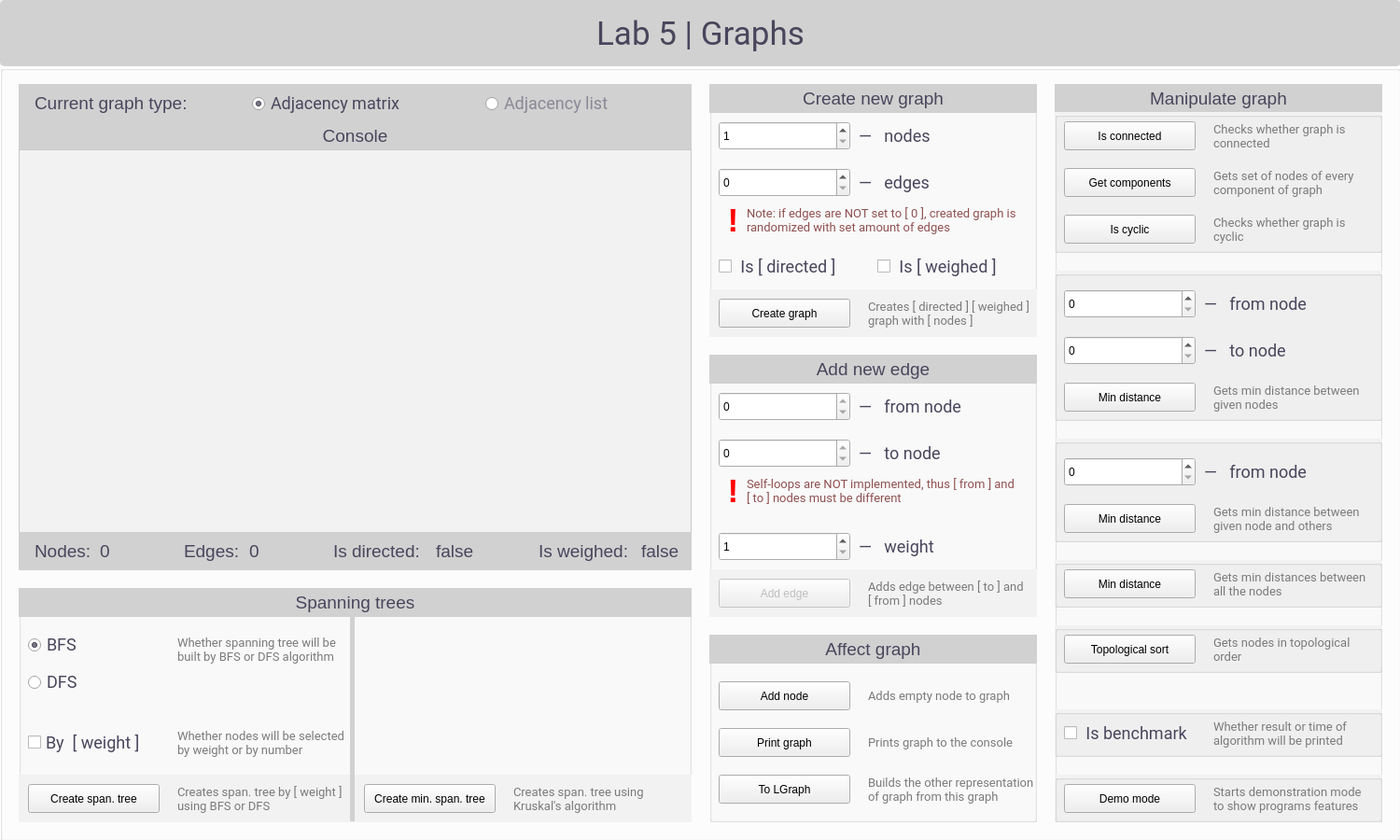
<?xml version="1.0" encoding="UTF-8"?>
<ui version="4.0">
 <class>GraphsWindow</class>
 <widget class="QWidget" name="GraphsWindow">
  <property name="geometry">
   <rect>
    <x>0</x>
    <y>0</y>
    <width>1500</width>
    <height>900</height>
   </rect>
  </property>
  <property name="windowTitle">
   <string>Form</string>
  </property>
  <property name="styleSheet">
   <string notr="true"/>
  </property>
  <widget class="QGroupBox" name="groupBox_13">
   <property name="geometry">
    <rect>
     <x>0</x>
     <y>0</y>
     <width>1501</width>
     <height>71</height>
    </rect>
   </property>
   <property name="styleSheet">
    <string notr="true">QGroupBox {
	background-color: #d1d1d1;
border-radius: 5px;
}</string>
   </property>
   <property name="title">
    <string/>
   </property>
   <widget class="QLabel" name="pageName">
    <property name="geometry">
     <rect>
      <x>20</x>
      <y>10</y>
      <width>1461</width>
      <height>51</height>
     </rect>
    </property>
    <property name="styleSheet">
     <string notr="true">color: #4a455c;
font-size: 35px;
font-family: Roboto;</string>
    </property>
    <property name="text">
     <string>Lab 5 | Graphs</string>
    </property>
    <property name="alignment">
     <set>Qt::AlignCenter</set>
    </property>
   </widget>
  </widget>
  <widget class="QGroupBox" name="graphsBox">
   <property name="geometry">
    <rect>
     <x>0</x>
     <y>70</y>
     <width>1501</width>
     <height>831</height>
    </rect>
   </property>
   <property name="styleSheet">
    <string notr="true">QGroupBox {
background-color: #ffffff;
}</string>
   </property>
   <property name="title">
    <string/>
   </property>
   <widget class="QGroupBox" name="FileSystemConsole">
    <property name="geometry">
     <rect>
      <x>20</x>
      <y>60</y>
      <width>721</width>
      <height>441</height>
     </rect>
    </property>
    <property name="styleSheet">
     <string notr="true">QGroupBox {
	border: 1px solid black;
}
</string>
    </property>
    <property name="title">
     <string/>
    </property>
    <widget class="QLabel" name="label_113">
     <property name="geometry">
      <rect>
       <x>0</x>
       <y>0</y>
       <width>721</width>
       <height>31</height>
      </rect>
     </property>
     <property name="styleSheet">
      <string notr="true">QLabel {
	color: #4a455c;
	font-size: 19px;
	background-color: #d1d1d1;
	padding: 2px;

}</string>
     </property>
     <property name="text">
      <string>Console</string>
     </property>
     <property name="alignment">
      <set>Qt::AlignCenter</set>
     </property>
    </widget>
    <widget class="QTextBrowser" name="graphConsole">
     <property name="geometry">
      <rect>
       <x>0</x>
       <y>30</y>
       <width>721</width>
       <height>411</height>
      </rect>
     </property>
     <property name="styleSheet">
      <string notr="true">QTextBrowser {
	background-color: #f2f2f2;
	border: 1px solid #c9c9c9;
	color: #4a455c;
	font-size: 19px;
	font-family: monospace;
	padding: 5px;
}</string>
     </property>
     <property name="html">
      <string>&lt;!DOCTYPE HTML PUBLIC &quot;-//W3C//DTD HTML 4.0//EN&quot; &quot;http://www.w3.org/TR/REC-html40/strict.dtd&quot;&gt;
&lt;html&gt;&lt;head&gt;&lt;meta name=&quot;qrichtext&quot; content=&quot;1&quot; /&gt;&lt;style type=&quot;text/css&quot;&gt;
p, li { white-space: pre-wrap; }
&lt;/style&gt;&lt;/head&gt;&lt;body style=&quot; font-family:'monospace'; font-size:19px; font-weight:400; font-style:normal;&quot;&gt;
&lt;p style=&quot;-qt-paragraph-type:empty; margin-top:0px; margin-bottom:0px; margin-left:0px; margin-right:0px; -qt-block-indent:0; text-indent:0px;&quot;&gt;&lt;br /&gt;&lt;/p&gt;&lt;/body&gt;&lt;/html&gt;</string>
     </property>
    </widget>
   </widget>
   <widget class="QGroupBox" name="GraphCharacteristics_2">
    <property name="geometry">
     <rect>
      <x>20</x>
      <y>20</y>
      <width>721</width>
      <height>41</height>
     </rect>
    </property>
    <property name="styleSheet">
     <string notr="true">QGroupBox {
	background-color: #d1d1d1;
	color: #4a455c;
	font-size: 17px;
	padding-top: 5px;
	border: none;
}</string>
    </property>
    <property name="title">
     <string/>
    </property>
    <widget class="QLabel" name="label_3">
     <property name="geometry">
      <rect>
       <x>10</x>
       <y>0</y>
       <width>181</width>
       <height>41</height>
      </rect>
     </property>
     <property name="styleSheet">
      <string notr="true">QLabel {
	color: #4a455c;
	font-size: 19px;
	padding: 2px;

}</string>
     </property>
     <property name="text">
      <string>Current graph type:</string>
     </property>
    </widget>
    <widget class="QRadioButton" name="adjMatrixRadioButton">
     <property name="geometry">
      <rect>
       <x>250</x>
       <y>10</y>
       <width>201</width>
       <height>22</height>
      </rect>
     </property>
     <property name="styleSheet">
      <string notr="true">QRadioButton {
	color: #8b8796;
	font-size: 18px;
	font-family: Roboto;
}

QRadioButton::checked {
	color: #4a455c;
}</string>
     </property>
     <property name="text">
      <string>Adjacency matrix</string>
     </property>
     <property name="checked">
      <bool>true</bool>
     </property>
    </widget>
    <widget class="QRadioButton" name="adjListRadioButton">
     <property name="geometry">
      <rect>
       <x>500</x>
       <y>10</y>
       <width>201</width>
       <height>22</height>
      </rect>
     </property>
     <property name="styleSheet">
      <string notr="true">QRadioButton {
	color: #8b8796;
	font-size: 18px;
	font-family: Roboto;
}

QRadioButton::checked {
	color: #4a455c;
}</string>
     </property>
     <property name="text">
      <string>Adjacency list</string>
     </property>
    </widget>
   </widget>
   <widget class="QGroupBox" name="CreateNewGraph">
    <property name="geometry">
     <rect>
      <x>760</x>
      <y>20</y>
      <width>351</width>
      <height>271</height>
     </rect>
    </property>
    <property name="styleSheet">
     <string notr="true">QGroupBox {
	background-color: #fcfcfc;
}
</string>
    </property>
    <property name="title">
     <string/>
    </property>
    <widget class="QLabel" name="label_134">
     <property name="geometry">
      <rect>
       <x>0</x>
       <y>0</y>
       <width>351</width>
       <height>31</height>
      </rect>
     </property>
     <property name="styleSheet">
      <string notr="true">QLabel {
	color: #4a455c;
	font-size: 19px;
	background-color: #d1d1d1;
	padding: 2px;

}</string>
     </property>
     <property name="text">
      <string>Create new graph</string>
     </property>
     <property name="alignment">
      <set>Qt::AlignCenter</set>
     </property>
    </widget>
    <widget class="QSpinBox" name="newGraphNodesInput">
     <property name="geometry">
      <rect>
       <x>10</x>
       <y>40</y>
       <width>141</width>
       <height>31</height>
      </rect>
     </property>
     <property name="minimum">
      <number>1</number>
     </property>
     <property name="maximum">
      <number>1000000000</number>
     </property>
     <property name="value">
      <number>1</number>
     </property>
    </widget>
    <widget class="QGroupBox" name="groupBox_53">
     <property name="geometry">
      <rect>
       <x>0</x>
       <y>220</y>
       <width>351</width>
       <height>51</height>
      </rect>
     </property>
     <property name="styleSheet">
      <string notr="true">QGroupBox {
	background-color: #f2f2f2;
	color: #4a455c;
	font-size: 17px;
	padding-top: 5px;
	border: none;
}</string>
     </property>
     <property name="title">
      <string/>
     </property>
     <widget class="QLabel" name="label_132">
      <property name="geometry">
       <rect>
        <x>170</x>
        <y>10</y>
        <width>181</width>
        <height>31</height>
       </rect>
      </property>
      <property name="styleSheet">
       <string notr="true">color: #7a7a7a;
font-size: 13px;
font-family: Roboto;</string>
      </property>
      <property name="text">
       <string>Creates [ directed ] [ weighed ] graph with [ nodes ]</string>
      </property>
      <property name="wordWrap">
       <bool>true</bool>
      </property>
     </widget>
     <widget class="QPushButton" name="createNewGraphButton">
      <property name="enabled">
       <bool>true</bool>
      </property>
      <property name="geometry">
       <rect>
        <x>10</x>
        <y>10</y>
        <width>141</width>
        <height>31</height>
       </rect>
      </property>
      <property name="text">
       <string>Create graph</string>
      </property>
     </widget>
    </widget>
    <widget class="QLabel" name="label_137">
     <property name="geometry">
      <rect>
       <x>160</x>
       <y>40</y>
       <width>161</width>
       <height>31</height>
      </rect>
     </property>
     <property name="styleSheet">
      <string notr="true">color: #4a455c;
font-size: 18px;
font-family: Roboto;</string>
     </property>
     <property name="text">
      <string>—   nodes</string>
     </property>
    </widget>
    <widget class="QSpinBox" name="newGraphEdgesInput">
     <property name="geometry">
      <rect>
       <x>10</x>
       <y>90</y>
       <width>141</width>
       <height>31</height>
      </rect>
     </property>
     <property name="minimum">
      <number>0</number>
     </property>
     <property name="maximum">
      <number>1000000000</number>
     </property>
     <property name="value">
      <number>0</number>
     </property>
    </widget>
    <widget class="QLabel" name="label_138">
     <property name="geometry">
      <rect>
       <x>160</x>
       <y>90</y>
       <width>161</width>
       <height>31</height>
      </rect>
     </property>
     <property name="styleSheet">
      <string notr="true">color: #4a455c;
font-size: 18px;
font-family: Roboto;</string>
     </property>
     <property name="text">
      <string>—   edges</string>
     </property>
    </widget>
    <widget class="QCheckBox" name="newGraphIsDirectedInput">
     <property name="geometry">
      <rect>
       <x>10</x>
       <y>180</y>
       <width>141</width>
       <height>31</height>
      </rect>
     </property>
     <property name="styleSheet">
      <string notr="true">QCheckBox {
	color: #4a455c;
	font-size: 18px;
	font-family: Roboto;
}</string>
     </property>
     <property name="text">
      <string> Is [ directed ]</string>
     </property>
    </widget>
    <widget class="QCheckBox" name="newGraphIsWeighedInput">
     <property name="geometry">
      <rect>
       <x>180</x>
       <y>180</y>
       <width>141</width>
       <height>31</height>
      </rect>
     </property>
     <property name="styleSheet">
      <string notr="true">QCheckBox {
	color: #4a455c;
	font-size: 18px;
	font-family: Roboto;
}</string>
     </property>
     <property name="text">
      <string> Is [ weighed ]</string>
     </property>
    </widget>
    <widget class="QLabel" name="label_92">
     <property name="geometry">
      <rect>
       <x>40</x>
       <y>120</y>
       <width>291</width>
       <height>51</height>
      </rect>
     </property>
     <property name="styleSheet">
      <string notr="true">color: #8f5050;
font-size: 13px;
font-family: Roboto;</string>
     </property>
     <property name="text">
      <string>Note: if edges are NOT set to [ 0 ], created graph is randomized with set amount of edges</string>
     </property>
     <property name="wordWrap">
      <bool>true</bool>
     </property>
    </widget>
    <widget class="QLabel" name="label_4">
     <property name="geometry">
      <rect>
       <x>10</x>
       <y>130</y>
       <width>31</width>
       <height>31</height>
      </rect>
     </property>
     <property name="styleSheet">
      <string notr="true">color: red;
font-size: 35px;
font-weight: bold;</string>
     </property>
     <property name="text">
      <string>!</string>
     </property>
     <property name="alignment">
      <set>Qt::AlignCenter</set>
     </property>
    </widget>
   </widget>
   <widget class="QGroupBox" name="ManipulateGraph">
    <property name="enabled">
     <bool>true</bool>
    </property>
    <property name="geometry">
     <rect>
      <x>1130</x>
      <y>20</y>
      <width>351</width>
      <height>791</height>
     </rect>
    </property>
    <property name="acceptDrops">
     <bool>false</bool>
    </property>
    <property name="styleSheet">
     <string notr="true">QGroupBox {
	background-color: #fcfcfc;
}
</string>
    </property>
    <property name="title">
     <string/>
    </property>
    <widget class="QLabel" name="label_114">
     <property name="geometry">
      <rect>
       <x>0</x>
       <y>0</y>
       <width>351</width>
       <height>31</height>
      </rect>
     </property>
     <property name="styleSheet">
      <string notr="true">QLabel {
	color: #4a455c;
	font-size: 19px;
	background-color: #d1d1d1;
	padding: 2px;
}</string>
     </property>
     <property name="text">
      <string>Manipulate graph</string>
     </property>
     <property name="alignment">
      <set>Qt::AlignCenter</set>
     </property>
    </widget>
    <widget class="QGroupBox" name="groupBox_51">
     <property name="geometry">
      <rect>
       <x>0</x>
       <y>200</y>
       <width>351</width>
       <height>161</height>
      </rect>
     </property>
     <property name="styleSheet">
      <string notr="true">QGroupBox {
	background-color: #f2f2f2;
	color: #4a455c;
	font-size: 17px;
	padding-top: 5px;
}</string>
     </property>
     <property name="title">
      <string/>
     </property>
     <widget class="QLabel" name="label_119">
      <property name="geometry">
       <rect>
        <x>170</x>
        <y>120</y>
        <width>171</width>
        <height>31</height>
       </rect>
      </property>
      <property name="styleSheet">
       <string notr="true">color: #7a7a7a;
font-size: 13px;
font-family: Roboto;</string>
      </property>
      <property name="text">
       <string>Gets min distance between given nodes</string>
      </property>
      <property name="wordWrap">
       <bool>true</bool>
      </property>
     </widget>
     <widget class="QPushButton" name="minDist2Button">
      <property name="enabled">
       <bool>true</bool>
      </property>
      <property name="geometry">
       <rect>
        <x>10</x>
        <y>120</y>
        <width>141</width>
        <height>31</height>
       </rect>
      </property>
      <property name="text">
       <string>Min distance</string>
      </property>
     </widget>
     <widget class="QLabel" name="label_128">
      <property name="geometry">
       <rect>
        <x>160</x>
        <y>70</y>
        <width>161</width>
        <height>31</height>
       </rect>
      </property>
      <property name="styleSheet">
       <string notr="true">color: #4a455c;
font-size: 18px;
font-family: Roboto;</string>
      </property>
      <property name="text">
       <string>—   to node</string>
      </property>
     </widget>
     <widget class="QSpinBox" name="minDist2FromInput">
      <property name="geometry">
       <rect>
        <x>10</x>
        <y>20</y>
        <width>141</width>
        <height>31</height>
       </rect>
      </property>
      <property name="minimum">
       <number>0</number>
      </property>
      <property name="maximum">
       <number>1000000000</number>
      </property>
      <property name="value">
       <number>0</number>
      </property>
     </widget>
     <widget class="QLabel" name="label_123">
      <property name="geometry">
       <rect>
        <x>160</x>
        <y>20</y>
        <width>161</width>
        <height>31</height>
       </rect>
      </property>
      <property name="styleSheet">
       <string notr="true">color: #4a455c;
font-size: 18px;
font-family: Roboto;</string>
      </property>
      <property name="text">
       <string>—   from node</string>
      </property>
     </widget>
     <widget class="QSpinBox" name="minDist2ToInput">
      <property name="geometry">
       <rect>
        <x>10</x>
        <y>70</y>
        <width>141</width>
        <height>31</height>
       </rect>
      </property>
      <property name="minimum">
       <number>0</number>
      </property>
      <property name="maximum">
       <number>1000000000</number>
      </property>
      <property name="value">
       <number>0</number>
      </property>
     </widget>
    </widget>
    <widget class="QGroupBox" name="groupBox_56">
     <property name="geometry">
      <rect>
       <x>0</x>
       <y>740</y>
       <width>351</width>
       <height>51</height>
      </rect>
     </property>
     <property name="styleSheet">
      <string notr="true">QGroupBox {
	background-color: #f2f2f2;
	color: #4a455c;
	font-size: 17px;
	padding-top: 5px;
}</string>
     </property>
     <property name="title">
      <string/>
     </property>
     <widget class="QLabel" name="label_124">
      <property name="geometry">
       <rect>
        <x>170</x>
        <y>10</y>
        <width>171</width>
        <height>31</height>
       </rect>
      </property>
      <property name="styleSheet">
       <string notr="true">color: #7a7a7a;
font-size: 13px;
font-family: Roboto;</string>
      </property>
      <property name="text">
       <string>Starts demonstration mode to show programs features</string>
      </property>
      <property name="wordWrap">
       <bool>true</bool>
      </property>
     </widget>
     <widget class="QPushButton" name="demoButton">
      <property name="enabled">
       <bool>true</bool>
      </property>
      <property name="geometry">
       <rect>
        <x>10</x>
        <y>10</y>
        <width>141</width>
        <height>31</height>
       </rect>
      </property>
      <property name="text">
       <string>Demo mode</string>
      </property>
     </widget>
    </widget>
    <widget class="QGroupBox" name="groupBox_60">
     <property name="geometry">
      <rect>
       <x>0</x>
       <y>510</y>
       <width>351</width>
       <height>51</height>
      </rect>
     </property>
     <property name="styleSheet">
      <string notr="true">QGroupBox {
	background-color: #f2f2f2;
	color: #4a455c;
	font-size: 17px;
	padding-top: 5px;
}</string>
     </property>
     <property name="title">
      <string/>
     </property>
     <widget class="QLabel" name="label_139">
      <property name="geometry">
       <rect>
        <x>170</x>
        <y>10</y>
        <width>171</width>
        <height>31</height>
       </rect>
      </property>
      <property name="styleSheet">
       <string notr="true">color: #7a7a7a;
font-size: 13px;
font-family: Roboto;</string>
      </property>
      <property name="text">
       <string>Gets min distances between all the nodes</string>
      </property>
      <property name="wordWrap">
       <bool>true</bool>
      </property>
     </widget>
     <widget class="QPushButton" name="minDistAllButton">
      <property name="enabled">
       <bool>true</bool>
      </property>
      <property name="geometry">
       <rect>
        <x>10</x>
        <y>10</y>
        <width>141</width>
        <height>31</height>
       </rect>
      </property>
      <property name="text">
       <string>Min distance</string>
      </property>
     </widget>
    </widget>
    <widget class="QGroupBox" name="groupBox_55">
     <property name="geometry">
      <rect>
       <x>0</x>
       <y>30</y>
       <width>351</width>
       <height>151</height>
      </rect>
     </property>
     <property name="styleSheet">
      <string notr="true">QGroupBox {
	background-color: #f2f2f2;
	color: #4a455c;
	font-size: 17px;
	padding-top: 5px;
}</string>
     </property>
     <property name="title">
      <string/>
     </property>
     <widget class="QLabel" name="label_140">
      <property name="geometry">
       <rect>
        <x>170</x>
        <y>10</y>
        <width>171</width>
        <height>31</height>
       </rect>
      </property>
      <property name="styleSheet">
       <string notr="true">color: #7a7a7a;
font-size: 13px;
font-family: Roboto;</string>
      </property>
      <property name="text">
       <string>Checks whether graph is connected</string>
      </property>
      <property name="wordWrap">
       <bool>true</bool>
      </property>
     </widget>
     <widget class="QPushButton" name="isConnectedButton">
      <property name="enabled">
       <bool>true</bool>
      </property>
      <property name="geometry">
       <rect>
        <x>10</x>
        <y>10</y>
        <width>141</width>
        <height>31</height>
       </rect>
      </property>
      <property name="text">
       <string>Is connected</string>
      </property>
     </widget>
     <widget class="QPushButton" name="getComponentsButton">
      <property name="enabled">
       <bool>true</bool>
      </property>
      <property name="geometry">
       <rect>
        <x>10</x>
        <y>60</y>
        <width>141</width>
        <height>31</height>
       </rect>
      </property>
      <property name="text">
       <string>Get components</string>
      </property>
     </widget>
     <widget class="QLabel" name="label_141">
      <property name="geometry">
       <rect>
        <x>170</x>
        <y>60</y>
        <width>171</width>
        <height>31</height>
       </rect>
      </property>
      <property name="styleSheet">
       <string notr="true">color: #7a7a7a;
font-size: 13px;
font-family: Roboto;</string>
      </property>
      <property name="text">
       <string>Gets set of nodes of every component of graph</string>
      </property>
      <property name="wordWrap">
       <bool>true</bool>
      </property>
     </widget>
     <widget class="QPushButton" name="isCyclicButton">
      <property name="enabled">
       <bool>true</bool>
      </property>
      <property name="geometry">
       <rect>
        <x>10</x>
        <y>110</y>
        <width>141</width>
        <height>31</height>
       </rect>
      </property>
      <property name="text">
       <string>Is cyclic</string>
      </property>
     </widget>
     <widget class="QLabel" name="label_142">
      <property name="geometry">
       <rect>
        <x>170</x>
        <y>110</y>
        <width>171</width>
        <height>31</height>
       </rect>
      </property>
      <property name="styleSheet">
       <string notr="true">color: #7a7a7a;
font-size: 13px;
font-family: Roboto;</string>
      </property>
      <property name="text">
       <string>Checks whether graph is cyclic</string>
      </property>
      <property name="wordWrap">
       <bool>true</bool>
      </property>
     </widget>
    </widget>
    <widget class="QGroupBox" name="groupBox_54">
     <property name="geometry">
      <rect>
       <x>0</x>
       <y>380</y>
       <width>351</width>
       <height>111</height>
      </rect>
     </property>
     <property name="styleSheet">
      <string notr="true">QGroupBox {
	background-color: #f2f2f2;
	color: #4a455c;
	font-size: 17px;
	padding-top: 5px;
}</string>
     </property>
     <property name="title">
      <string/>
     </property>
     <widget class="QLabel" name="label_120">
      <property name="geometry">
       <rect>
        <x>170</x>
        <y>70</y>
        <width>171</width>
        <height>31</height>
       </rect>
      </property>
      <property name="styleSheet">
       <string notr="true">color: #7a7a7a;
font-size: 13px;
font-family: Roboto;</string>
      </property>
      <property name="text">
       <string>Gets min distance between given node and others</string>
      </property>
      <property name="wordWrap">
       <bool>true</bool>
      </property>
     </widget>
     <widget class="QPushButton" name="minDist1AllButton">
      <property name="enabled">
       <bool>true</bool>
      </property>
      <property name="geometry">
       <rect>
        <x>10</x>
        <y>70</y>
        <width>141</width>
        <height>31</height>
       </rect>
      </property>
      <property name="text">
       <string>Min distance</string>
      </property>
     </widget>
     <widget class="QSpinBox" name="minDist1AllFromInput">
      <property name="geometry">
       <rect>
        <x>10</x>
        <y>20</y>
        <width>141</width>
        <height>31</height>
       </rect>
      </property>
      <property name="minimum">
       <number>0</number>
      </property>
      <property name="maximum">
       <number>1000000000</number>
      </property>
      <property name="value">
       <number>0</number>
      </property>
     </widget>
     <widget class="QLabel" name="label_130">
      <property name="geometry">
       <rect>
        <x>160</x>
        <y>20</y>
        <width>161</width>
        <height>31</height>
       </rect>
      </property>
      <property name="styleSheet">
       <string notr="true">color: #4a455c;
font-size: 18px;
font-family: Roboto;</string>
      </property>
      <property name="text">
       <string>—   from node</string>
      </property>
     </widget>
    </widget>
    <widget class="QGroupBox" name="groupBox_61">
     <property name="geometry">
      <rect>
       <x>0</x>
       <y>580</y>
       <width>351</width>
       <height>51</height>
      </rect>
     </property>
     <property name="styleSheet">
      <string notr="true">QGroupBox {
	background-color: #f2f2f2;
	color: #4a455c;
	font-size: 17px;
	padding-top: 5px;
}</string>
     </property>
     <property name="title">
      <string/>
     </property>
     <widget class="QLabel" name="label_143">
      <property name="geometry">
       <rect>
        <x>170</x>
        <y>10</y>
        <width>171</width>
        <height>31</height>
       </rect>
      </property>
      <property name="styleSheet">
       <string notr="true">color: #7a7a7a;
font-size: 13px;
font-family: Roboto;</string>
      </property>
      <property name="text">
       <string>Gets nodes in topological order</string>
      </property>
      <property name="wordWrap">
       <bool>true</bool>
      </property>
     </widget>
     <widget class="QPushButton" name="topSortButton">
      <property name="enabled">
       <bool>true</bool>
      </property>
      <property name="geometry">
       <rect>
        <x>10</x>
        <y>10</y>
        <width>141</width>
        <height>31</height>
       </rect>
      </property>
      <property name="text">
       <string>Topological sort</string>
      </property>
     </widget>
    </widget>
    <widget class="QGroupBox" name="groupBox_58">
     <property name="geometry">
      <rect>
       <x>0</x>
       <y>670</y>
       <width>351</width>
       <height>51</height>
      </rect>
     </property>
     <property name="styleSheet">
      <string notr="true">QGroupBox {
	background-color: #f2f2f2;
	color: #4a455c;
	font-size: 17px;
	padding-top: 5px;
}</string>
     </property>
     <property name="title">
      <string/>
     </property>
     <widget class="QLabel" name="label_129">
      <property name="geometry">
       <rect>
        <x>170</x>
        <y>10</y>
        <width>171</width>
        <height>31</height>
       </rect>
      </property>
      <property name="styleSheet">
       <string notr="true">color: #7a7a7a;
font-size: 13px;
font-family: Roboto;</string>
      </property>
      <property name="text">
       <string>Whether result or time of algorithm will be printed</string>
      </property>
      <property name="wordWrap">
       <bool>true</bool>
      </property>
     </widget>
     <widget class="QCheckBox" name="isBenchmarkInput">
      <property name="geometry">
       <rect>
        <x>10</x>
        <y>10</y>
        <width>141</width>
        <height>31</height>
       </rect>
      </property>
      <property name="styleSheet">
       <string notr="true">QCheckBox {
	color: #4a455c;
	font-size: 18px;
	font-family: Roboto;
}</string>
      </property>
      <property name="text">
       <string> Is benchmark</string>
      </property>
     </widget>
    </widget>
   </widget>
   <widget class="QGroupBox" name="AddNewEdge">
    <property name="geometry">
     <rect>
      <x>760</x>
      <y>310</y>
      <width>351</width>
      <height>281</height>
     </rect>
    </property>
    <property name="styleSheet">
     <string notr="true">QGroupBox {
	background-color: #fcfcfc;
}
</string>
    </property>
    <property name="title">
     <string/>
    </property>
    <widget class="QLabel" name="label_126">
     <property name="geometry">
      <rect>
       <x>0</x>
       <y>0</y>
       <width>351</width>
       <height>31</height>
      </rect>
     </property>
     <property name="styleSheet">
      <string notr="true">QLabel {
	color: #4a455c;
	font-size: 19px;
	background-color: #d1d1d1;
	padding: 2px;

}</string>
     </property>
     <property name="text">
      <string>Add new edge</string>
     </property>
     <property name="alignment">
      <set>Qt::AlignCenter</set>
     </property>
    </widget>
    <widget class="QGroupBox" name="groupBox_52">
     <property name="geometry">
      <rect>
       <x>0</x>
       <y>230</y>
       <width>351</width>
       <height>51</height>
      </rect>
     </property>
     <property name="styleSheet">
      <string notr="true">QGroupBox {
	background-color: #f2f2f2;
	color: #4a455c;
	font-size: 17px;
	padding-top: 5px;
	border: none;
}</string>
     </property>
     <property name="title">
      <string/>
     </property>
     <widget class="QLabel" name="label_121">
      <property name="geometry">
       <rect>
        <x>170</x>
        <y>10</y>
        <width>171</width>
        <height>31</height>
       </rect>
      </property>
      <property name="styleSheet">
       <string notr="true">color: #7a7a7a;
font-size: 13px;
font-family: Roboto;</string>
      </property>
      <property name="text">
       <string>Adds edge between [ to ] and [ from ] nodes</string>
      </property>
      <property name="wordWrap">
       <bool>true</bool>
      </property>
     </widget>
     <widget class="QPushButton" name="newEdgeButton">
      <property name="enabled">
       <bool>false</bool>
      </property>
      <property name="geometry">
       <rect>
        <x>10</x>
        <y>10</y>
        <width>141</width>
        <height>31</height>
       </rect>
      </property>
      <property name="text">
       <string>Add edge</string>
      </property>
     </widget>
    </widget>
    <widget class="QSpinBox" name="newEdgeFromInput">
     <property name="geometry">
      <rect>
       <x>10</x>
       <y>40</y>
       <width>141</width>
       <height>31</height>
      </rect>
     </property>
     <property name="minimum">
      <number>0</number>
     </property>
     <property name="maximum">
      <number>0</number>
     </property>
     <property name="value">
      <number>0</number>
     </property>
    </widget>
    <widget class="QLabel" name="label_122">
     <property name="geometry">
      <rect>
       <x>160</x>
       <y>40</y>
       <width>161</width>
       <height>31</height>
      </rect>
     </property>
     <property name="styleSheet">
      <string notr="true">color: #4a455c;
font-size: 18px;
font-family: Roboto;</string>
     </property>
     <property name="text">
      <string>—   from node</string>
     </property>
    </widget>
    <widget class="QSpinBox" name="newEdgeToInput">
     <property name="geometry">
      <rect>
       <x>10</x>
       <y>90</y>
       <width>141</width>
       <height>31</height>
      </rect>
     </property>
     <property name="minimum">
      <number>0</number>
     </property>
     <property name="maximum">
      <number>0</number>
     </property>
     <property name="value">
      <number>0</number>
     </property>
    </widget>
    <widget class="QLabel" name="label_125">
     <property name="geometry">
      <rect>
       <x>160</x>
       <y>90</y>
       <width>161</width>
       <height>31</height>
      </rect>
     </property>
     <property name="styleSheet">
      <string notr="true">color: #4a455c;
font-size: 18px;
font-family: Roboto;</string>
     </property>
     <property name="text">
      <string>—   to node</string>
     </property>
    </widget>
    <widget class="QSpinBox" name="newEdgeWeightInput">
     <property name="geometry">
      <rect>
       <x>10</x>
       <y>190</y>
       <width>141</width>
       <height>31</height>
      </rect>
     </property>
     <property name="minimum">
      <number>1</number>
     </property>
    </widget>
    <widget class="QLabel" name="label_127">
     <property name="geometry">
      <rect>
       <x>160</x>
       <y>190</y>
       <width>161</width>
       <height>31</height>
      </rect>
     </property>
     <property name="styleSheet">
      <string notr="true">color: #4a455c;
font-size: 18px;
font-family: Roboto;</string>
     </property>
     <property name="text">
      <string>—   weight</string>
     </property>
    </widget>
    <widget class="QLabel" name="label_93">
     <property name="geometry">
      <rect>
       <x>40</x>
       <y>120</y>
       <width>291</width>
       <height>51</height>
      </rect>
     </property>
     <property name="styleSheet">
      <string notr="true">color: #8f5050;
font-size: 13px;
font-family: Roboto;</string>
     </property>
     <property name="text">
      <string>Self-loops are NOT implemented, thus [ from ] and [ to ] nodes must be different</string>
     </property>
     <property name="wordWrap">
      <bool>true</bool>
     </property>
    </widget>
    <widget class="QLabel" name="label_5">
     <property name="geometry">
      <rect>
       <x>10</x>
       <y>130</y>
       <width>31</width>
       <height>31</height>
      </rect>
     </property>
     <property name="styleSheet">
      <string notr="true">color: red;
font-size: 35px;
font-weight: bold;</string>
     </property>
     <property name="text">
      <string>!</string>
     </property>
     <property name="alignment">
      <set>Qt::AlignCenter</set>
     </property>
    </widget>
    <zorder>groupBox_52</zorder>
    <zorder>label_126</zorder>
    <zorder>newEdgeFromInput</zorder>
    <zorder>label_122</zorder>
    <zorder>newEdgeToInput</zorder>
    <zorder>label_125</zorder>
    <zorder>newEdgeWeightInput</zorder>
    <zorder>label_127</zorder>
    <zorder>label_93</zorder>
    <zorder>label_5</zorder>
   </widget>
   <widget class="QGroupBox" name="AffectGraph">
    <property name="geometry">
     <rect>
      <x>760</x>
      <y>610</y>
      <width>351</width>
      <height>201</height>
     </rect>
    </property>
    <property name="styleSheet">
     <string notr="true">QGroupBox {
	background-color: #fcfcfc;
}
</string>
    </property>
    <property name="title">
     <string/>
    </property>
    <widget class="QLabel" name="label_133">
     <property name="geometry">
      <rect>
       <x>0</x>
       <y>0</y>
       <width>351</width>
       <height>31</height>
      </rect>
     </property>
     <property name="styleSheet">
      <string notr="true">QLabel {
	color: #4a455c;
	font-size: 19px;
	background-color: #d1d1d1;
	padding: 2px;

}</string>
     </property>
     <property name="text">
      <string>Affect graph</string>
     </property>
     <property name="alignment">
      <set>Qt::AlignCenter</set>
     </property>
    </widget>
    <widget class="QLabel" name="label_135">
     <property name="geometry">
      <rect>
       <x>170</x>
       <y>50</y>
       <width>181</width>
       <height>31</height>
      </rect>
     </property>
     <property name="styleSheet">
      <string notr="true">color: #7a7a7a;
font-size: 13px;
font-family: Roboto;</string>
     </property>
     <property name="text">
      <string>Adds empty node to graph</string>
     </property>
     <property name="wordWrap">
      <bool>true</bool>
     </property>
    </widget>
    <widget class="QPushButton" name="addNodeButton">
     <property name="enabled">
      <bool>true</bool>
     </property>
     <property name="geometry">
      <rect>
       <x>10</x>
       <y>50</y>
       <width>141</width>
       <height>31</height>
      </rect>
     </property>
     <property name="text">
      <string>Add node</string>
     </property>
    </widget>
    <widget class="QLabel" name="label_136">
     <property name="geometry">
      <rect>
       <x>170</x>
       <y>100</y>
       <width>181</width>
       <height>31</height>
      </rect>
     </property>
     <property name="styleSheet">
      <string notr="true">color: #7a7a7a;
font-size: 13px;
font-family: Roboto;</string>
     </property>
     <property name="text">
      <string>Prints graph to the console</string>
     </property>
     <property name="wordWrap">
      <bool>true</bool>
     </property>
    </widget>
    <widget class="QPushButton" name="printGraphButton">
     <property name="enabled">
      <bool>true</bool>
     </property>
     <property name="geometry">
      <rect>
       <x>10</x>
       <y>100</y>
       <width>141</width>
       <height>31</height>
      </rect>
     </property>
     <property name="text">
      <string>Print graph</string>
     </property>
    </widget>
    <widget class="QLabel" name="label_144">
     <property name="geometry">
      <rect>
       <x>170</x>
       <y>150</y>
       <width>181</width>
       <height>31</height>
      </rect>
     </property>
     <property name="styleSheet">
      <string notr="true">color: #7a7a7a;
font-size: 13px;
font-family: Roboto;</string>
     </property>
     <property name="text">
      <string>Builds the other representation of graph from this graph</string>
     </property>
     <property name="wordWrap">
      <bool>true</bool>
     </property>
    </widget>
    <widget class="QPushButton" name="toTheOtherGraphTypeButton">
     <property name="enabled">
      <bool>true</bool>
     </property>
     <property name="geometry">
      <rect>
       <x>10</x>
       <y>150</y>
       <width>141</width>
       <height>31</height>
      </rect>
     </property>
     <property name="text">
      <string>To LGraph</string>
     </property>
    </widget>
   </widget>
   <widget class="QGroupBox" name="SpanningTrees">
    <property name="geometry">
     <rect>
      <x>20</x>
      <y>560</y>
      <width>721</width>
      <height>251</height>
     </rect>
    </property>
    <property name="styleSheet">
     <string notr="true">QGroupBox {
	background-color: #fcfcfc;
}
</string>
    </property>
    <property name="title">
     <string/>
    </property>
    <widget class="QLabel" name="label_145">
     <property name="geometry">
      <rect>
       <x>0</x>
       <y>0</y>
       <width>721</width>
       <height>31</height>
      </rect>
     </property>
     <property name="styleSheet">
      <string notr="true">QLabel {
	color: #4a455c;
	font-size: 19px;
	background-color: #d1d1d1;
	padding: 2px;

}</string>
     </property>
     <property name="text">
      <string>Spanning trees</string>
     </property>
     <property name="alignment">
      <set>Qt::AlignCenter</set>
     </property>
    </widget>
    <widget class="QGroupBox" name="groupBox_57">
     <property name="geometry">
      <rect>
       <x>0</x>
       <y>200</y>
       <width>361</width>
       <height>51</height>
      </rect>
     </property>
     <property name="styleSheet">
      <string notr="true">QGroupBox {
	background-color: #f2f2f2;
	color: #4a455c;
	font-size: 17px;
	padding-top: 5px;
	border: none;
}</string>
     </property>
     <property name="title">
      <string/>
     </property>
     <widget class="QLabel" name="label_146">
      <property name="geometry">
       <rect>
        <x>170</x>
        <y>10</y>
        <width>191</width>
        <height>31</height>
       </rect>
      </property>
      <property name="styleSheet">
       <string notr="true">color: #7a7a7a;
font-size: 13px;
font-family: Roboto;</string>
      </property>
      <property name="text">
       <string>Creates span. tree by [ weight ] using BFS or DFS</string>
      </property>
      <property name="wordWrap">
       <bool>true</bool>
      </property>
     </widget>
     <widget class="QPushButton" name="spanningTreeButton">
      <property name="enabled">
       <bool>true</bool>
      </property>
      <property name="geometry">
       <rect>
        <x>10</x>
        <y>10</y>
        <width>141</width>
        <height>31</height>
       </rect>
      </property>
      <property name="text">
       <string>Create span. tree</string>
      </property>
     </widget>
    </widget>
    <widget class="QCheckBox" name="spanningByWeightInput">
     <property name="geometry">
      <rect>
       <x>10</x>
       <y>150</y>
       <width>141</width>
       <height>31</height>
      </rect>
     </property>
     <property name="styleSheet">
      <string notr="true">QCheckBox {
	color: #4a455c;
	font-size: 18px;
	font-family: Roboto;
}</string>
     </property>
     <property name="text">
      <string>By  [ weight ]</string>
     </property>
    </widget>
    <widget class="QLabel" name="label">
     <property name="geometry">
      <rect>
       <x>355</x>
       <y>30</y>
       <width>5</width>
       <height>220</height>
      </rect>
     </property>
     <property name="styleSheet">
      <string notr="true">background-color: #d1d1d1;</string>
     </property>
     <property name="text">
      <string/>
     </property>
    </widget>
    <widget class="QRadioButton" name="spanningBydfsRadioButton">
     <property name="geometry">
      <rect>
       <x>10</x>
       <y>90</y>
       <width>181</width>
       <height>22</height>
      </rect>
     </property>
     <property name="styleSheet">
      <string notr="true">QRadioButton {
	color: #4a455c;
	font-size: 18px;
	font-family: Roboto;
}</string>
     </property>
     <property name="text">
      <string>DFS</string>
     </property>
    </widget>
    <widget class="QRadioButton" name="spanningBybfsRadioButton">
     <property name="geometry">
      <rect>
       <x>10</x>
       <y>50</y>
       <width>201</width>
       <height>22</height>
      </rect>
     </property>
     <property name="styleSheet">
      <string notr="true">QRadioButton {
	color: #4a455c;
	font-size: 18px;
	font-family: Roboto;
}</string>
     </property>
     <property name="text">
      <string>BFS</string>
     </property>
     <property name="checked">
      <bool>true</bool>
     </property>
    </widget>
    <widget class="QLabel" name="label_147">
     <property name="geometry">
      <rect>
       <x>170</x>
       <y>150</y>
       <width>181</width>
       <height>31</height>
      </rect>
     </property>
     <property name="styleSheet">
      <string notr="true">color: #7a7a7a;
font-size: 13px;
font-family: Roboto;</string>
     </property>
     <property name="text">
      <string>Whether nodes will be selected by weight or by number</string>
     </property>
     <property name="wordWrap">
      <bool>true</bool>
     </property>
    </widget>
    <widget class="QLabel" name="label_148">
     <property name="geometry">
      <rect>
       <x>170</x>
       <y>50</y>
       <width>181</width>
       <height>31</height>
      </rect>
     </property>
     <property name="styleSheet">
      <string notr="true">color: #7a7a7a;
font-size: 13px;
font-family: Roboto;</string>
     </property>
     <property name="text">
      <string>Whether spanning tree will be built by BFS or DFS algorithm</string>
     </property>
     <property name="wordWrap">
      <bool>true</bool>
     </property>
    </widget>
    <widget class="QGroupBox" name="groupBox_59">
     <property name="geometry">
      <rect>
       <x>360</x>
       <y>200</y>
       <width>361</width>
       <height>51</height>
      </rect>
     </property>
     <property name="styleSheet">
      <string notr="true">QGroupBox {
	background-color: #f2f2f2;
	color: #4a455c;
	font-size: 17px;
	padding-top: 5px;
	border: none;
}</string>
     </property>
     <property name="title">
      <string/>
     </property>
     <widget class="QLabel" name="label_149">
      <property name="geometry">
       <rect>
        <x>170</x>
        <y>10</y>
        <width>181</width>
        <height>31</height>
       </rect>
      </property>
      <property name="styleSheet">
       <string notr="true">color: #7a7a7a;
font-size: 13px;
font-family: Roboto;</string>
      </property>
      <property name="text">
       <string>Creates span. tree using Kruskal's algorithm</string>
      </property>
      <property name="wordWrap">
       <bool>true</bool>
      </property>
     </widget>
     <widget class="QPushButton" name="minSpanningTreeButton">
      <property name="enabled">
       <bool>true</bool>
      </property>
      <property name="geometry">
       <rect>
        <x>10</x>
        <y>10</y>
        <width>141</width>
        <height>31</height>
       </rect>
      </property>
      <property name="text">
       <string>Create min. span. tree</string>
      </property>
     </widget>
    </widget>
   </widget>
   <widget class="QGroupBox" name="GraphCharacteristics">
    <property name="geometry">
     <rect>
      <x>20</x>
      <y>500</y>
      <width>721</width>
      <height>41</height>
     </rect>
    </property>
    <property name="styleSheet">
     <string notr="true">QGroupBox {
	background-color: #d1d1d1;
	color: #4a455c;
	font-size: 17px;
	padding-top: 5px;
	border: none;
}</string>
    </property>
    <property name="title">
     <string/>
    </property>
    <widget class="QLabel" name="label_2">
     <property name="geometry">
      <rect>
       <x>10</x>
       <y>0</y>
       <width>71</width>
       <height>41</height>
      </rect>
     </property>
     <property name="styleSheet">
      <string notr="true">QLabel {
	color: #4a455c;
	font-size: 19px;
	padding: 2px;

}</string>
     </property>
     <property name="text">
      <string>Nodes:</string>
     </property>
    </widget>
    <widget class="QLabel" name="nodesLabel">
     <property name="geometry">
      <rect>
       <x>80</x>
       <y>10</y>
       <width>71</width>
       <height>21</height>
      </rect>
     </property>
     <property name="styleSheet">
      <string notr="true">QLabel {
	color: #4a455c;
	font-size: 19px;
	padding: 2px;

}</string>
     </property>
     <property name="text">
      <string>0</string>
     </property>
    </widget>
    <widget class="QLabel" name="label_6">
     <property name="geometry">
      <rect>
       <x>170</x>
       <y>0</y>
       <width>71</width>
       <height>41</height>
      </rect>
     </property>
     <property name="styleSheet">
      <string notr="true">QLabel {
	color: #4a455c;
	font-size: 19px;
	padding: 2px;

}</string>
     </property>
     <property name="text">
      <string>Edges:</string>
     </property>
    </widget>
    <widget class="QLabel" name="edgesLabel">
     <property name="geometry">
      <rect>
       <x>240</x>
       <y>10</y>
       <width>71</width>
       <height>21</height>
      </rect>
     </property>
     <property name="styleSheet">
      <string notr="true">QLabel {
	color: #4a455c;
	font-size: 19px;
	padding: 2px;

}</string>
     </property>
     <property name="text">
      <string>0</string>
     </property>
    </widget>
    <widget class="QLabel" name="label_8">
     <property name="geometry">
      <rect>
       <x>330</x>
       <y>0</y>
       <width>111</width>
       <height>41</height>
      </rect>
     </property>
     <property name="styleSheet">
      <string notr="true">QLabel {
	color: #4a455c;
	font-size: 19px;
	padding: 2px;

}</string>
     </property>
     <property name="text">
      <string>Is directed:</string>
     </property>
    </widget>
    <widget class="QLabel" name="isDirectedLabel">
     <property name="geometry">
      <rect>
       <x>440</x>
       <y>10</y>
       <width>71</width>
       <height>21</height>
      </rect>
     </property>
     <property name="styleSheet">
      <string notr="true">QLabel {
	color: #4a455c;
	font-size: 19px;
	padding: 2px;

}</string>
     </property>
     <property name="text">
      <string>false</string>
     </property>
    </widget>
    <widget class="QLabel" name="isWeighedLabel">
     <property name="geometry">
      <rect>
       <x>660</x>
       <y>10</y>
       <width>51</width>
       <height>21</height>
      </rect>
     </property>
     <property name="styleSheet">
      <string notr="true">QLabel {
	color: #4a455c;
	font-size: 19px;
	padding: 2px;

}</string>
     </property>
     <property name="text">
      <string>false</string>
     </property>
    </widget>
    <widget class="QLabel" name="label_11">
     <property name="geometry">
      <rect>
       <x>550</x>
       <y>0</y>
       <width>111</width>
       <height>41</height>
      </rect>
     </property>
     <property name="styleSheet">
      <string notr="true">QLabel {
	color: #4a455c;
	font-size: 19px;
	padding: 2px;

}</string>
     </property>
     <property name="text">
      <string>Is weighed:</string>
     </property>
    </widget>
   </widget>
   <zorder>GraphCharacteristics_2</zorder>
   <zorder>FileSystemConsole</zorder>
   <zorder>CreateNewGraph</zorder>
   <zorder>ManipulateGraph</zorder>
   <zorder>AddNewEdge</zorder>
   <zorder>AffectGraph</zorder>
   <zorder>SpanningTrees</zorder>
   <zorder>GraphCharacteristics</zorder>
  </widget>
  <zorder>graphsBox</zorder>
  <zorder>groupBox_13</zorder>
 </widget>
 <resources/>
 <connections/>
</ui>
